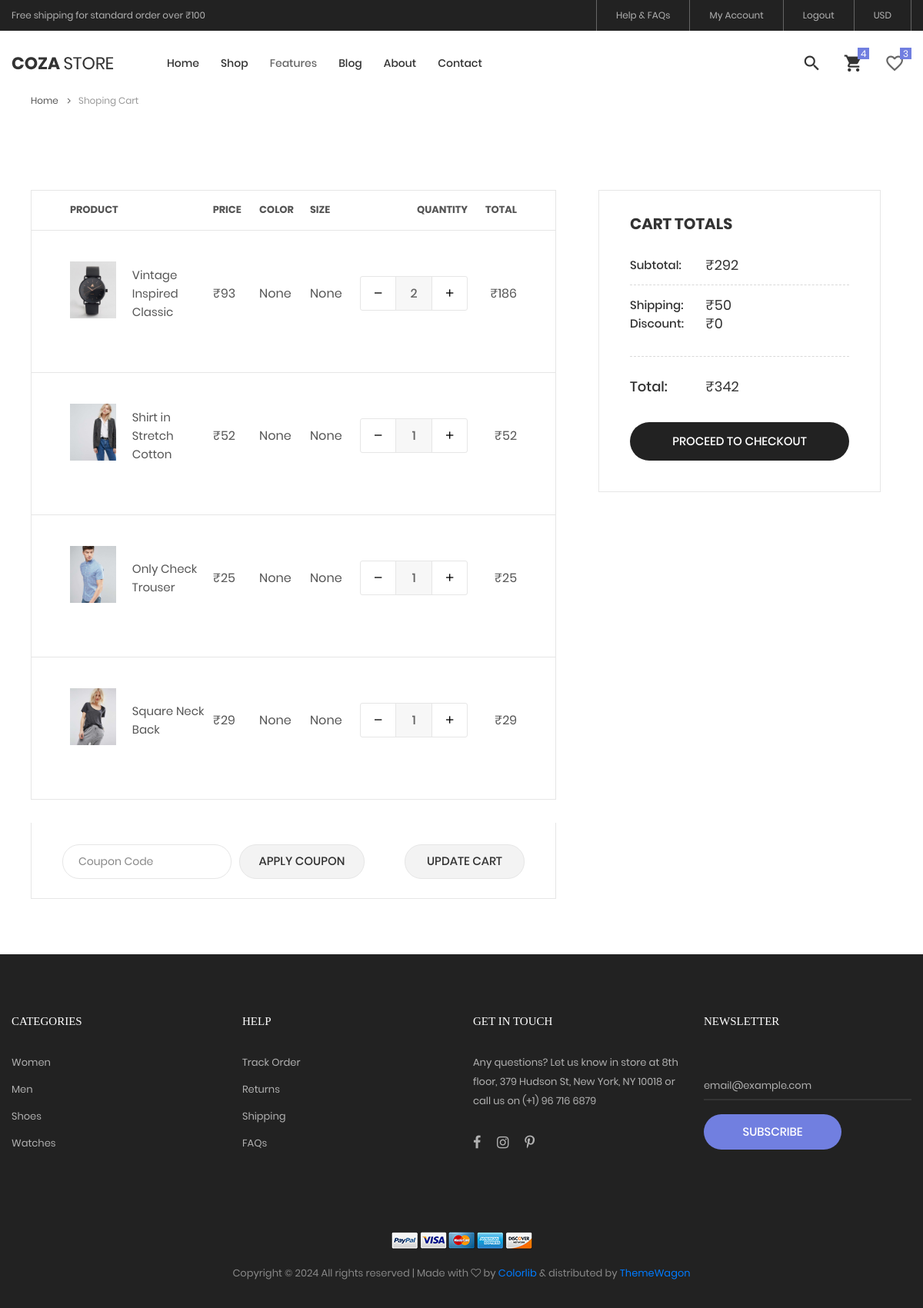
The app's page /shoping_cart (signed in), older data.
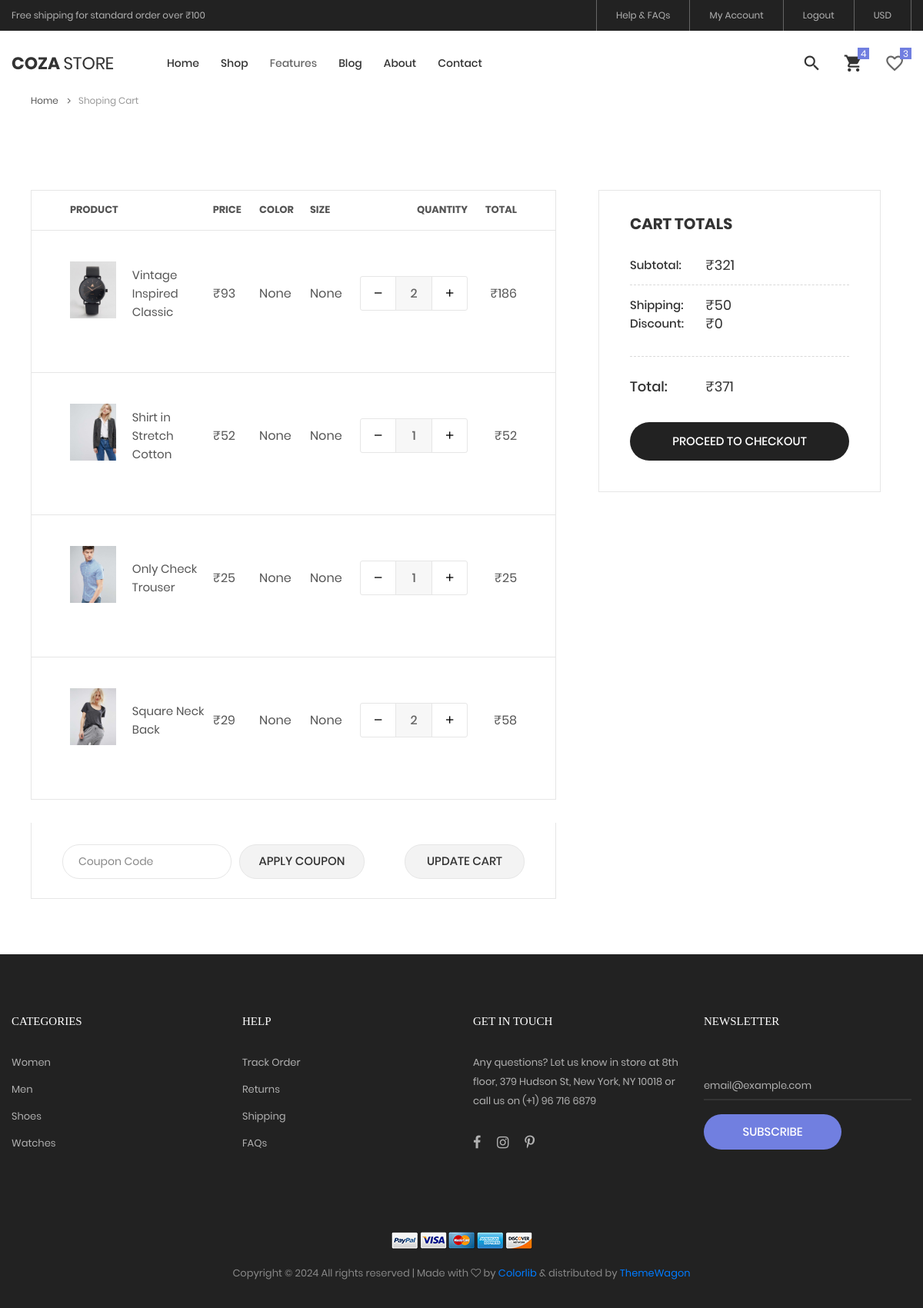
The same page, newer data.
### my_app/models.py (models this page shows, shortened)
class add_to_cart(models.Model):
    products_id = models.ForeignKey(products, on_delete=models.CASCADE,blank=True,null=True)
    user_id = models.ForeignKey(signup, on_delete=models.CASCADE,blank=True,null=True)
    name = models.CharField(max_length=100, blank=True, null=True)
    total_prize = models.IntegerField()
    quantity = models.IntegerField(default=1,blank=True, null=True)
    img = models.ImageField(upload_to="media", blank=True, null=True)
    price = models.IntegerField()
    color = models.CharField(max_length=100, blank=True, null=True)
    size = models.CharField(max_length=100, blank=True, null=True)

### my_app/views.py (the view)
# urls.py: path('shoping_cart',hv.shoping_cart, name='shoping_cart'),
def shoping_cart(request):
    if 'email' in request.session:
        uid = signup.objects.get(email=request.session['email'])
        get_cart  = add_to_cart.objects.filter(user_id=uid)
        get_cart_count = add_to_cart.objects.filter(user_id=uid).count()
        get_wishlist_count = wish_list.objects.filter(user_id=uid).count()
        get_wishlist = wish_list.objects.filter(user_id = uid)
        all_product = []
        dilivery_chag = 0
        discount = 0
        total_amount = 0
        for i in get_cart:
            all_product.append(i.total_prize)
        get_subtotal = sum(all_product)
        if get_subtotal <= 100 and get_subtotal >= 0:
            dilivery_chag = 30
            total_amount = get_subtotal + dilivery_chag + discount
        elif get_subtotal >= 100:
            dilivery_chag = 50
            total_amount = get_subtotal + dilivery_chag + discount
        else:
            dilivery_chag = 10
            total_amount = get_subtotal + dilivery_chag + discount
        context = {"get_cart":get_cart,"get_cart_count":get_cart_count,"get_subtotal":get_subtotal, "discount": discount,
                   "get_wishlist_count":get_wishlist_count,"get_wishlist":get_wishlist, "dilivery_chag": dilivery_chag, "total_amount": total_amount }
        return render(request,"shoping_cart.html",context)
    else:
        return render(request,"login.html")

### my_app/templates/shoping_cart.html (shortened to what this page needs)
{% extends 'index.html' %}
{% load static %}
{% block content %}
	<div class="container" style="padding-top: 50px;">
		<div class="bread-crumb flex-w p-l-25 p-r-15 p-t-30 p-lr-0-lg">
			<a href="{% url 'index' %}" class="stext-109 cl8 hov-cl1 trans-04">
				Home
				<i class="fa fa-angle-right m-l-9 m-r-10" aria-hidden="true"></i>
			</a>
			<span class="stext-109 cl4">
				Shoping Cart
			</span>
		</div>
	</div>
	<form class="bg0 p-t-75">
		<div class="container">
			{% if get_cart %}
			<div class="row">
				<div class="col-lg-10 col-xl-7 m-lr-auto m-b-50">
					<div class="m-l-25 m-r--38 m-lr-0-xl">
						<div class="wrap-table-shopping-cart">
							<table class="table-shopping-cart">
								<tr class="table_head">
									<th class="column-1">Product</th>
									<th class="column-2"></th>
									<th class="column-3">Price</th>
									<th class="column-3">Color</th>
									<th class="column-3">Size</th>
									<th class="column-4">Quantity</th>
									<th class="column-5">Total</th>
								</tr>
								{% for product in get_cart %}
								<tr class="table_row">
									<td class="column-1">
										<div class="how-itemcart1">
											<img src="{{product.img.url}}" alt="IMG">
										</div>
									</td>
									<td class="column-2">{{product.name}}</td>
									<td class="column-3">&#8377;{{product.price}}</td>
									<td class="column-3">{{product.color}}</td>
									<td class="column-3">{{product.size }}</td>
									<td class="column-4">
										<div class="wrap-num-product flex-w m-l-auto m-r-0">
											<div class="btn-num-product-down cl8 hov-btn3 trans-04 flex-c-m">
											</form>
												<form action="{% url 'minus_quantity' product.id %}" method="POST" style="margin: 0;">
													<button type="submit">
														<i class="fs-16 zmdi zmdi-minus"></i>
													</button>
												</form>
												</div>
											<input class="mtext-104 cl3 txt-center num-product" type="number" name="num-product1" value="{{product.quantity}}">
											<form action="{% url 'add_quantity' product.id %}" method="POST" style="margin: 0;">
											<div class="btn-num-product-up cl8 hov-btn3 trans-04 flex-c-m">
														<button type="submit">
															<i class="fs-16 zmdi zmdi-plus"></i>
														</button>
													</div>
											</form>
										</div>
									</td>
									<td class="column-5">&#8377;{{product.total_prize}}</td>
								</tr>
								{% endfor %}
					<form action="{% url 'coupon_apply' %}" method="POST">
						<div class="flex-w flex-sb-m bor15 p-t-18 p-b-15 p-lr-40 p-lr-15-sm">
							<div class="flex-w flex-m m-r-20 m-tb-5">
								<input class="stext-104 cl2 plh4 size-117 bor13 p-lr-20 m-r-10 m-tb-5" type="text" name="code" placeholder="Coupon Code">
								<input type="submit" class="flex-c-m stext-101 cl2 size-118 bg8 bor13 hov-btn3 p-lr-15 trans-04 pointer m-tb-5" value="Apply coupon">
							</div>
							<div class="flex-c-m stext-101 cl2 size-119 bg8 bor13 hov-btn3 p-lr-15 trans-04 pointer m-tb-10">
								Update Cart
							</div>
						</div>
					</form>
			<div class="col-sm-10 col-lg-7 col-xl-5 m-lr-auto m-b-50">
					<div class="bor10 p-lr-40 p-t-30 p-b-40 m-l-63 m-r-40 m-lr-0-xl p-lr-15-sm">
						<h4 class="mtext-109 cl2 p-b-30">
							Cart Totals
						</h4>
						<div class="flex-w flex-t bor12 p-b-13">
							<div class="size-208">
								<span class="stext-110 cl2">
									Subtotal:
								</span>
							</div>
							<div class="size-209">
								<span class="mtext-110 cl2">
									&#8377;{{get_subtotal}}
								</span>
							</div>
						</div>
						<div class="flex-w flex-t bor12 p-t-15 p-b-30">
							<div class="size-208 w-full-ssm">
								<span class="stext-110 cl2">
									Shipping:
								</span>
							</div>
							<div class="size-209 p-r-18 p-r-0-sm w-full-ssm">
								<span class="mtext-110 cl2">
									&#8377;{{dilivery_chag}}
								</span>
							</div>
							<div class="size-208 w-full-ssm">
								<span class="stext-110 cl2">
									Discount:
								</span>
							</div>
							<div class="size-209 p-r-18 p-r-0-sm w-full-ssm">
								<span class="mtext-110 cl2">
									&#8377;{{discount}}
								</span>
							</div>
						</div>
						<div class="flex-w flex-t p-t-27 p-b-33">
							<div class="size-208">
								<span class="mtext-101 cl2">
									Total:
								</span>
							</div>
							<div class="size-209 p-t-1">
								<span class="mtext-110 cl2">
									&#8377;{{total_amount}}
								</span>
							</div>
						</div>
						<a href="{% url 'address' %}">
							<button type="button" class="flex-c-m stext-101 cl0 size-116 bg3 bor14 hov-btn3 p-lr-15 trans-04 pointer">
								Proceed to Checkout
							</button>
						</a>
					</div>
				</div>
			{% else %}
			<h1>your cart is empty</h1>
			{% endif %}
			<br>
{% endblock %}

### my_app/templates/index.html (shortened to what this page needs)
{% load static %}
<!DOCTYPE html>
<html lang="en">
<head>
	<link rel="stylesheet" href="https://cdnjs.cloudflare.com/ajax/libs/font-awesome/6.6.0/css/all.min.css" />
	<link rel="stylesheet" href="https://cdnjs.cloudflare.com/ajax/libs/font-awesome/6.6.0/css/brands.min.css" />
	<link rel="stylesheet" type="text/css" href="{% static 'vendor/bootstrap/css/bootstrap.min.css' %}">
	<link rel="stylesheet" type="text/css" href="{% static 'fonts/font-awesome-4.7.0/css/font-awesome.min.css' %}">
	<link rel="stylesheet" type="text/css" href="{%static 'fonts/iconic/css/material-design-iconic-font.min.css' %}">
	<link rel="stylesheet" type="text/css" href="{% static 'fonts/linearicons-v1.0.0/icon-font.min.css' %}">
	<link rel="stylesheet" type="text/css" href="{% static 'vendor/animate/animate.css' %}">
	<link rel="stylesheet" type="text/css" href="{% static 'vendor/css-hamburgers/hamburgers.min.css' %}">
	<link rel="stylesheet" type="text/css" href="{% static 'vendor/animsition/css/animsition.min.css' %}">
	<link rel="stylesheet" type="text/css" href="{% static 'vendor/select2/select2.min.css' %}">
	<link rel="stylesheet" type="text/css" href="{% static	'vendor/daterangepicker/daterangepicker.css' %}">
	<link rel="stylesheet" type="text/css" href="{% static	'vendor/slick/slick.css' %}">
	<link rel="stylesheet" type="text/css" href="{% static	'vendor/MagnificPopup/magnific-popup.css' %}">
	<link rel="stylesheet" type="text/css" href="{% static	'vendor/perfect-scrollbar/perfect-scrollbar.css' %}">
	<link rel="stylesheet" type="text/css" href="{% static 'css/util.css' %}">
	<link rel="stylesheet" type="text/css" href="{% static 'css/main.css' %}">
    <link rel="stylesheet" type="text/css" href="{% static 'css/login.css' %}">
	<link href='https://unpkg.com/boxicons@2.1.2/css/boxicons.min.css' rel='stylesheet'>
</head>
<body class="animsition">
	<header>
		<div class="container-menu-desktop">
			<div class="top-bar">
				<div class="content-topbar flex-sb-m h-full container">
					<div class="left-top-bar">
						Free shipping for standard order over &#8377;100
					</div>
					<div class="right-top-bar flex-w h-full">
						<a href="#" class="flex-c-m trans-04 p-lr-25 text-decoration-none">
							Help & FAQs
						</a>
						{% if request.session.email %}
						<a href="{% url 'myaccount' %}" class="flex-c-m trans-04 p-lr-25 text-decoration-none">
							My Account
						</a>
							<a href="{% url 'log_out' %}" class="flex-c-m trans-04 p-lr-25 text-decoration-none">
								Logout
							</a>
						{% else %}
							<a href="{% url 'login' %}" class="flex-c-m p-lr-10 trans-04 text-decoration-none">
								login & signup
							</a>
						{% endif %}
						<a href="#" class="flex-c-m trans-04 p-lr-25 text-decoration-none">
							USD
						</a>
					</div>
				</div>
			</div>
			<div class="wrap-menu-desktop">
				<nav class="limiter-menu-desktop container">
					<a href="#" class="logo">
						<img src="{% static 'images/icons/logo-01.png' %}" alt="IMG-LOGO">
					</a>
					<div class="menu-desktop">
						<ul class="main-menu">
							<li>
								<a class="text-decoration-none" href="{% url 'index' %}">Home</a>
							</li>
							<li>
								<a class="text-decoration-none" href="{% url 'product' %}">Shop</a>
							</li>
							<li class="label li" data-label1="hot">
								<a>Features</a>
							</li>
							<li>
								<a class="text-decoration-none" href="{% url 'blog' %}">Blog</a>
							</li>
							<li>
								<a class="text-decoration-none" href="{% url 'about' %}">About</a>
							</li>
							<li>
								<a class="text-decoration-none" href="{% url 'contact' %}">Contact</a>
							</li>
						</ul>
					</div>
					{% if request.session.email %}
						<div class="wrap-icon-header flex-w flex-r-m">
							<div class="icon-header-item cl2 hov-cl1 trans-04 p-l-22 p-r-11 js-show-modal-search">
								<i class="zmdi zmdi-search"></i>
							</div>
							{% if get_cart_count %}
								<div class="icon-header-item cl2 hov-cl1 trans-04 p-l-22 p-r-11 icon-header-noti js-show-cart"
									data-notify="{{get_cart_count}}">
									<i class="zmdi zmdi-shopping-cart"></i>
								</div>
							{% else %}
								<div class="icon-header-item cl2 hov-cl1 trans-04 p-l-22 p-r-11 js-show-cart">
									<i class="zmdi zmdi-shopping-cart"></i>
								</div>
							{% endif %}
							{% if get_wishlist_count %}
								<a class="icon-header-item cl2 hov-cl1 trans-04 p-l-22 p-r-11 icon-header-noti js-show-wishlist"
									data-notify="{{get_wishlist_count}}">
									<i class="zmdi zmdi-favorite-outline"></i>
								</a>
							{% else %}
								<a class="icon-header-item cl2 hov-cl1 trans-04 p-l-22 p-r-11 js-show-wishlist">
									<i class="zmdi zmdi-favorite-outline"></i>
								</a>
							{% endif %}
						</div>
					{% endif %}
				</nav>
			</div>
		</div>
	</header>
	{% block content %}{% endblock %}
	<footer class="bg3 p-t-75 p-b-32">
		<div class="container">
			<div class="row">
				<div class="col-sm-6 col-lg-3 p-b-50">
					<h4 class="stext-301 cl0 p-b-30">
						Categories
					</h4>
					<ul>
						<li class="p-b-10">
							<a href="#" class="stext-107 cl7 hov-cl1 trans-04 text-decoration-none text-decoration-none">
								Women
							</a>
						</li>
						<li class="p-b-10">
							<a href="#" class="stext-107 cl7 hov-cl1 trans-04 text-decoration-none text-decoration-none">
								Men
							</a>
						</li>
						<li class="p-b-10">
							<a href="#" class="stext-107 cl7 hov-cl1 trans-04 text-decoration-none text-decoration-none">
								Shoes
							</a>
						</li>
						<li class="p-b-10">
							<a href="#" class="stext-107 cl7 hov-cl1 trans-04 text-decoration-none text-decoration-none">
								Watches
							</a>
						</li>
					</ul>
				</div>
				<div class="col-sm-6 col-lg-3 p-b-50">
					<h4 class="stext-301 cl0 p-b-30">
						Help
					</h4>
					<ul>
						<li class="p-b-10">
							<a href="#" class="stext-107 cl7 hov-cl1 trans-04 text-decoration-none">
								Track Order
							</a>
						</li>
						<li class="p-b-10">
							<a href="#" class="stext-107 cl7 hov-cl1 trans-04 text-decoration-none">
								Returns
							</a>
						</li>
						<li class="p-b-10">
							<a href="#" class="stext-107 cl7 hov-cl1 trans-04 text-decoration-none">
								Shipping
							</a>
						</li>
						<li class="p-b-10">
							<a href="#" class="stext-107 cl7 hov-cl1 trans-04 text-decoration-none">
								FAQs
							</a>
						</li>
					</ul>
				</div>
				<div class="col-sm-6 col-lg-3 p-b-50">
					<h4 class="stext-301 cl0 p-b-30">
						GET IN TOUCH
					</h4>
					<p class="stext-107 cl7 size-201">
						Any questions? Let us know in store at 8th floor, 379 Hudson St, New York, NY 10018 or call us
						on (+1) 96 716 6879
					</p>
					<div class="p-t-27">
						<a href="#" class="fs-18 cl7 hov-cl1 trans-04 m-r-16 text-decoration-none">
							<i class="fa fa-facebook"></i>
						</a>
						<a href="#" class="fs-18 cl7 hov-cl1 trans-04 m-r-16 text-decoration-none">
							<i class="fa fa-instagram"></i>
						</a>
						<a href="#" class="fs-18 cl7 hov-cl1 trans-04 m-r-16 text-decoration-none">
							<i class="fa fa-pinterest-p"></i>
						</a>
					</div>
				</div>
				<div class="col-sm-6 col-lg-3 p-b-50">
					<h4 class="stext-301 cl0 p-b-30">
						Newsletter
					</h4>
					<form>
						<div class="wrap-input1 w-full p-b-4">
							<input class="input1 bg-none plh1 stext-107 cl7" type="text" name="email"
								placeholder="email@example.com">
						</div>
						<div class="p-t-18">
							<button class="flex-c-m stext-101 cl0 size-103 bg1 bor1 hov-btn2 p-lr-15 trans-04">
								Subscribe
							</button>
						</div>
					</form>
				</div>
			</div>
			<div class="p-t-40">
				<div class="flex-c-m flex-w p-b-18">
					<a href="#" class="m-all-1">
						<img src="{% static 'images/icons/icon-pay-01.png' %}" alt="ICON-PAY">
					</a>
					<a href="#" class="m-all-1">
						<img src="{% static 'images/icons/icon-pay-02.png' %}" alt="ICON-PAY">
					</a>
					<a href="#" class="m-all-1">
						<img src="{% static 'images/icons/icon-pay-03.png' %}" alt="ICON-PAY">
					</a>
					<a href="#" class="m-all-1">
						<img src="{% static 'images/icons/icon-pay-04.png' %}" alt="ICON-PAY">
					</a>
					<a href="#" class="m-all-1">
						<img src="{% static 'images/icons/icon-pay-05.png' %}" alt="ICON-PAY">
					</a>
				</div>
				<p class="stext-107 cl6 txt-center">
					Copyright &copy;
					<script>document.write(new Date().getFullYear());</script> All rights reserved | Made with <i
						class="fa fa-heart-o" aria-hidden="true"></i> by <a href="https://colorlib.com"
						target="_blank">Colorlib</a> &amp; distributed by <a href="https://themewagon.com"
						target="_blank">ThemeWagon</a>
				</p>
			</div>
		</div>
	</footer>
</body>
</html>

### my_app/static/css/login.css (style rules this page uses)
* { margin: 0; padding: 0; box-sizing: border-box; font-family: 'Poppins', sans-serif; }
form { margin-top: 30px; }

Row changes from the older to the newer data that the page shows:
changed add_to_cart "Square Neck Back": num-product1 "1" → "2"; total_prize "29" → "58"
Text that changed along with them:
{{ get_subtotal }}: "292" → "321"
{{ total_amount }}: "342" → "371"
